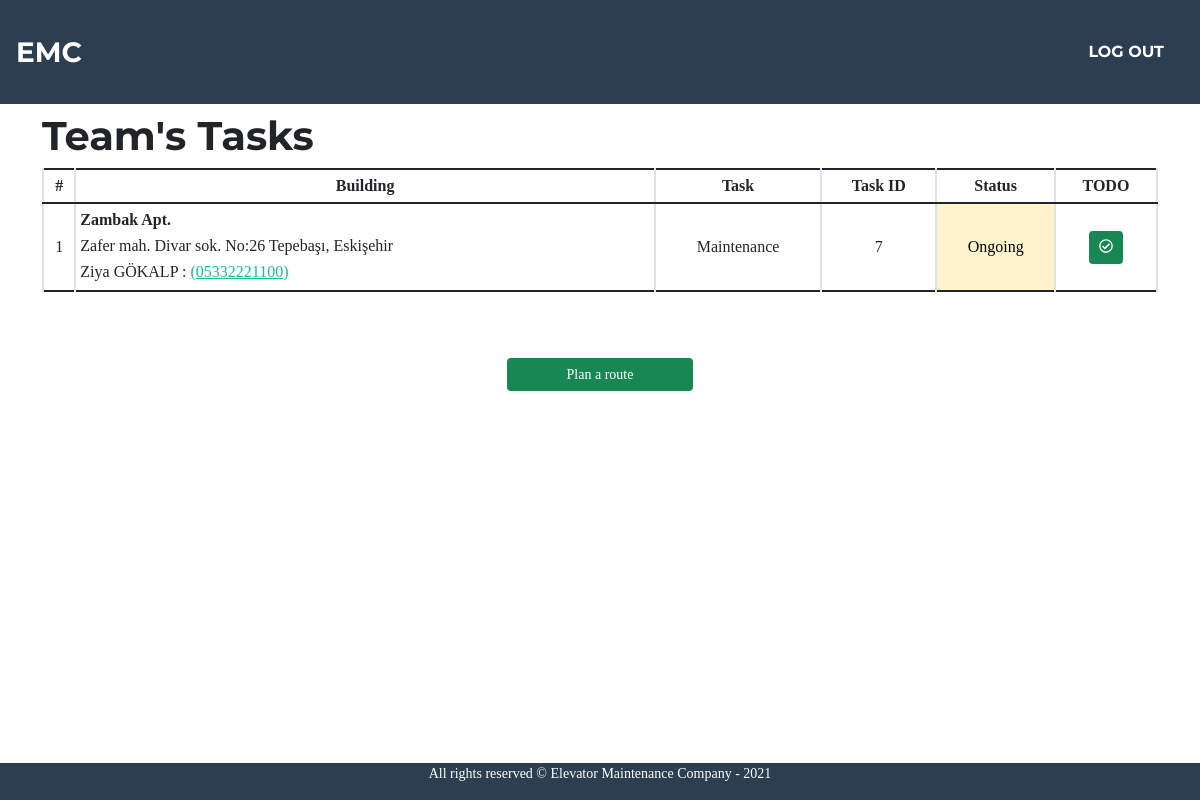
The page / (signed in) on the database its author committed.
### maintenance/models.py (models this page shows, shortened)
class Task(models.Model):
    building = models.ForeignKey(Building, on_delete=CASCADE)
    team = models.ForeignKey(Team, on_delete=CASCADE)
    materials = models.ManyToManyField(Material, null=True, blank=True, related_name="materials")
    description = models.CharField(max_length=200, null=True, blank=True)
    date = models.DateTimeField(default=datetime.now())
    created = models.DateTimeField(default=datetime.now())
    updated = models.DateTimeField(null=True, blank=True)
    result = models.BooleanField(null=True, blank=True)
    closed = models.DateTimeField(null=True, blank=True)
    notes = models.CharField(max_length=400, null=True, blank=True)
    type = models.ForeignKey(TaskTypes, on_delete=PROTECT)

class Building(models.Model):
    address = models.CharField(max_length=300)
    coordinates = models.CharField(null=True, max_length=32)
    name = models.CharField(max_length=50)
    manager = models.CharField(max_length=100)
    phone_message = 'Phone number must be entered in the format: 05xxxxxxxxx'
    phone_regex = RegexValidator(
        regex=r'^(05)\d{9}$',
        message=phone_message
    )
    phone = models.CharField(validators=[phone_regex], max_length=11,
                             null=True, blank=True)
    email = models.EmailField(null=True, blank=True, max_length=100)
    floors = models.PositiveSmallIntegerField(default=2, validators=[MinValueValidator(2), MaxValueValidator(25)])
    elevator_type = models.CharField(max_length=100)
    creator = models.ForeignKey(User, on_delete=PROTECT, related_name="BuildingCreator")
    status = models.BooleanField(default=True)

class TaskTypes(models.Model):
    type = models.CharField(max_length=32)
    def __str__(self) -> str:
        return self.type

### maintenance/views.py (the view)
# urls.py: path("", views.index, name="index"),
def index(request):
    user = request.user
    if user.is_anonymous:
        messages.warning(request, "Welcome! Please login or register")
        return render(request, "maintenance/index.html")
    if not user.confirmed:
        messages.warning(request, "Your registration not confirmed yet. Please try again later.")
        return render(request, "maintenance/index.html")
    if user.is_staff:
        tasks = Task.objects.filter(result__isnull=True) | Task.objects.filter(closed__date=date.today(), result__isnull=True) | Task.objects.filter(result=1, closed__date=date.today())
        return render(request, "maintenance/index.html", {
            "tasks":tasks,
        })
    try:
        userTeam = UserTeam.objects.get(user_id = user.id)
        team = Team.objects.get(pk=userTeam.team_id)
        tasks = Task.objects.filter(team_id=team.id).exclude(closed__date__lt=date.today()).exclude(result=0) | Task.objects.filter(result=0, closed__date=date.today())
        return render(request, "maintenance/index.html", {
            "tasks":tasks,
        })
    except:
        messages.warning(request, "It seems you are not assigned to any team yet.")
        return render(request, "maintenance/index.html")

### maintenance/templates/maintenance/index.html (shortened to what this page needs)
{% extends "maintenance/layout.html" %}
{% load static %}
{% load tz %}
{% block main %}
    {% if tasks %}
        {% if request.user.is_staff %}
        <h1>Daily Tasks Dashboard</h1>
        {% else %}
        <h1>Team's Tasks</h1>
        {% endif %}
        <div class="table-responsive">
        <table class="table table-sm table-hover table-bordered">
            <thead style="text-align: center;">
                <th>#</th>
                <th>Building</th>
                <th>Task</th>
                <th>Task ID</th>
                <th>Status</th>
                {% if not request.user.is_staff %}
                <th>TODO</th>
                {% endif %}
            </thead>
            <tbody>
                {% for task in tasks %}
                <tr>
                    <td style="vertical-align: middle; text-align: center;">{{ forloop.counter }}</td>
                    <td style="vertical-align: middle;">
                        <p style="font-weight: 600; margin-bottom: 2px;">{{ task.building.name }}</p>
                        <p style="margin-bottom: 2px;">{{ task.building.address }}</p>
                        <p style="margin-bottom: 2px;">{{ task.building.manager }} : <a href="tel:+9{{task.building.phone}}">({{ task.building.phone }})</a></p>
                    </td>
                    <td style="vertical-align: middle; text-align: center;">{{ task.type }}</td>
                    <td style="vertical-align: middle; text-align: center;">{{ task.id }}</td>
                    {% if task.result == True %}
                    <td style="vertical-align: middle; text-align: center;" class="table-success">Done</td>
                    {% elif task.result == False %}
                    <td style="vertical-align: middle; text-align: center;" class="table-danger">Cancelled</td>
                    {% else %}
                    <td style="vertical-align: middle; text-align: center;" data-coord="{{ task.building.coordinates }}" class="table-warning ongoing">Ongoing</td>
                    {% endif %}
                    {% if not request.user.is_staff %}
                        {% if not task.result == 1 and not task.result == 0%}
                        <td style="vertical-align: middle; text-align: center;"><a href="{% url 'taskDone' task.id %}" class="btn btn-sm btn-success"><i class="far fa-check-circle"></i></a></td>
                        {% else %}
                        <td></td>
                        {% endif %}
                    {% endif %}
                </tr>
                {% endfor %}
            </tbody>
        </table>
        </div>
        {% if not request.user.is_staff %}
        <div style="margin-top:50px; margin-bottom: 100px; display: flex; justify-content: center; align-items: center;">
            <input type="button" class="btn btn-sm btn-success col-lg-2 col-sm-12" value="Plan a route" id="routeBtn">
        </div>
        {% endif %}
    {% endif %}
{% endblock %}

### rows shown on the page
Task: building.name "Zambak Apt.", building.address "Zafer mah. Divar sok. No:26 Tepebaşı, Eskişehir", building.manager "Ziya GÖKALP", building.phone "05332221100", type "Maintenance", id "7"
